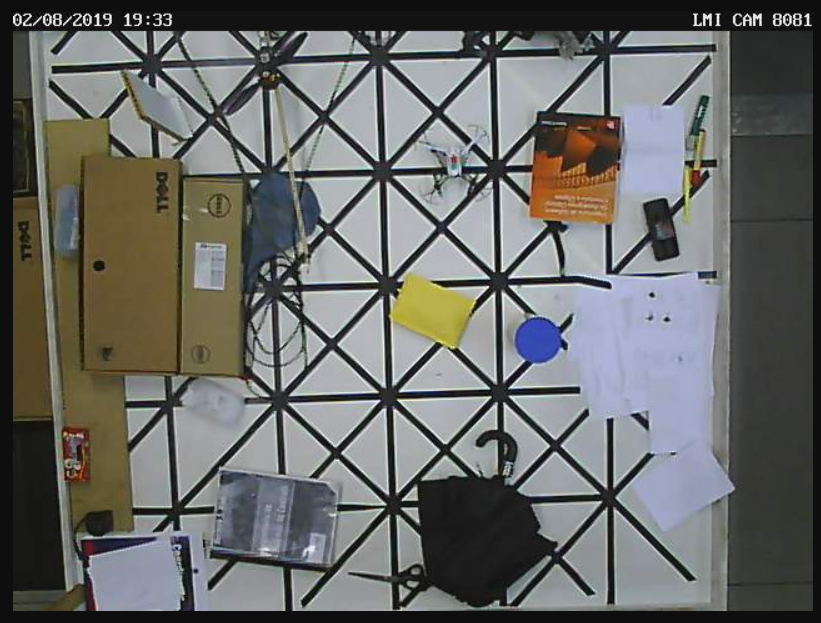
#> input picture pyparrot-master/img1.png, 821 x 623 px, given in place of video.mjpeg, which was not available
$ python cam_contour2.py
#> lines starting #> are read from the running program, lines starting #| are printed output that depends on the picture; after the words box and inside, x2 and y2 are one past the last pixel; in counts of white or black regions, pixels touching at a corner belong together; pictures that were not available may be replaced by others from this repository, and a replacement may not be noted
from __future__ import print_function
from imutils.video import WebcamVideoStream
from imutils.video import FPS
import argparse
import imutils
import numpy as np
import cv2
from time import sleep
import datetime
from threading import Thread

url = "http://192.168.0.81/img/video.mjpeg"
stream = WebcamVideoStream(src=url).start()
fps = FPS().start()
im_org = stream.read()
#> im_org is the input picture: shape (623, 821, 3); mean B, G, R 103.4, 105.7, 104.8

while(1):
	#le imagem

	im = stream.read()

	if(im_org.all != im.all):
		im_org = im
		#im = im[0:200,300:400]
		#im = cv2.resize(im,None,fx=3, fy=3, interpolation = cv2.INTER_CUBIC)

		#recorta imagem
		#im = im[0:480,0:300]

		#contorno de cor especifica apenas
		hsv = cv2.cvtColor(im, cv2.COLOR_BGR2HSV)
#> hsv: shape (623, 821, 3); mean H, S, V 67.7, 36.9, 112.1

		lower_red1 = np.array([0,50,50])
		upper_red1 = np.array([10,255,255])
		lower_red2 = np.array([172,100,100])
		upper_red2 = np.array([179,255,255])
		mask_red1 = cv2.inRange(hsv, lower_red1, upper_red1)
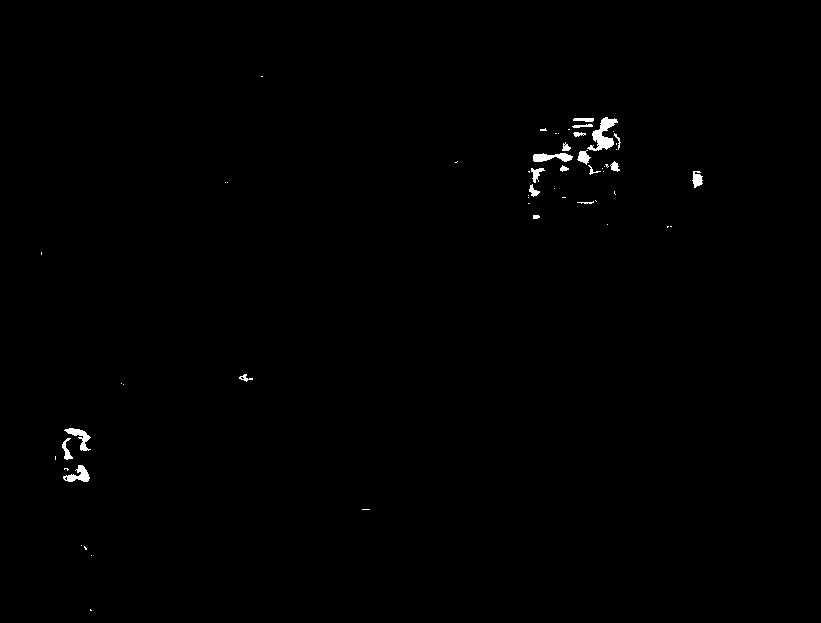
#> mask_red1: shape (623, 821); 0.44% white; 56 white regions (36 under 20 px), largest, box (x1, y1, x2, y2) and area: (587, 117, 618, 151) 457, (533, 153, 573, 162) 242, (63, 465, 90, 482) 229
		mask_red2 = cv2.inRange(hsv, lower_red2, upper_red2)
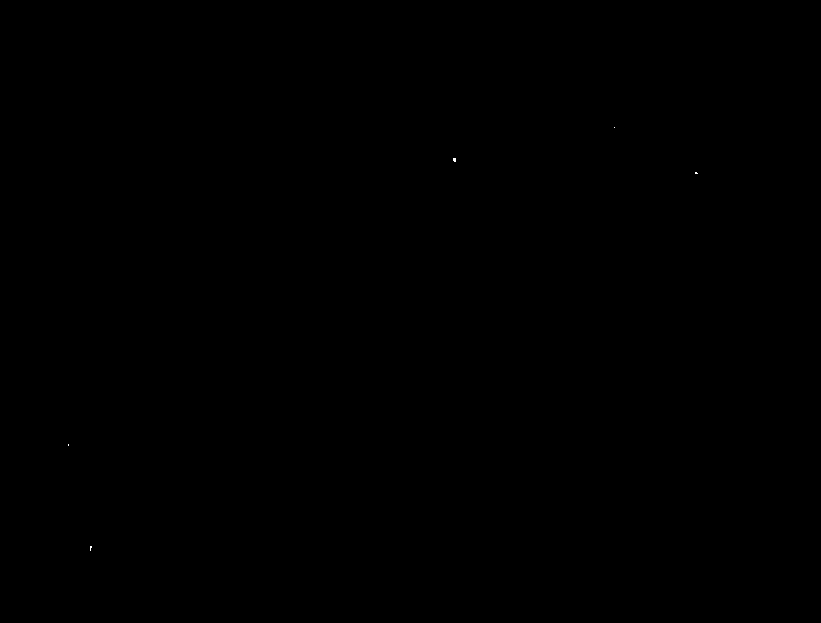
#> mask_red2: shape (623, 821); 0.01% white in thin lines or dots, all inside (x1, y1, x2, y2) = (68, 127, 698, 551)
		res_red1 = cv2.bitwise_and(im,im, mask= mask_red1)
		res_red2 = cv2.bitwise_and(im,im, mask= mask_red2)

		lower_blue = np.array([105,60,60])
		upper_blue = np.array([130,240,200])
		mask_blue = cv2.inRange(hsv, lower_blue, upper_blue)
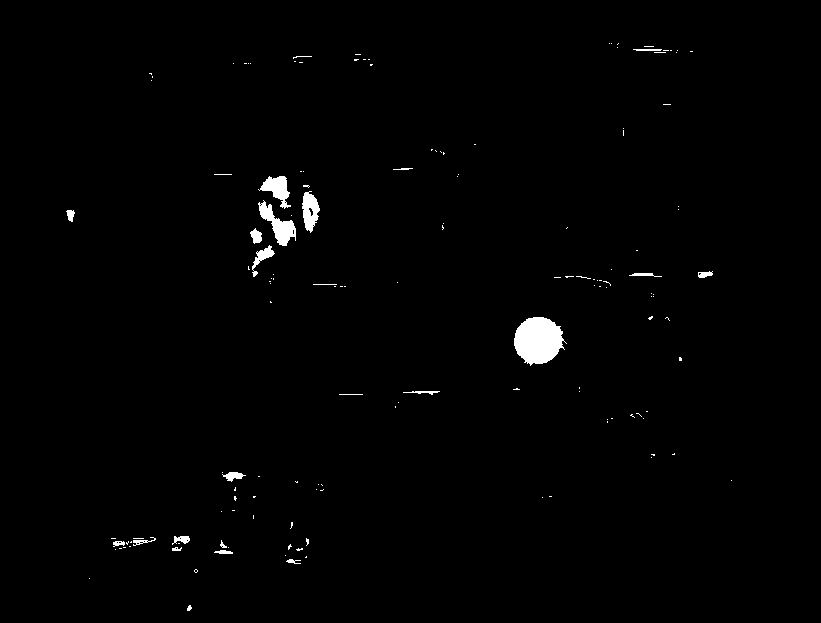
#> mask_blue: shape (623, 821); 1% white; 148 white regions (124 under 20 px), largest, box (x1, y1, x2, y2) and area: (514, 317, 567, 366) 1823, (258, 200, 296, 246) 675, (258, 176, 291, 209) 505
		res_blue = cv2.bitwise_and(im,im, mask= mask_blue)

		res_red = res_red1 + res_red2
		res = res_red

		#gray scale
		#imgray = cv2.cvtColor(im, cv2.COLOR_BGR2GRAY)
		imgray = cv2.cvtColor(res, cv2.COLOR_BGR2GRAY)

		#aplica threshold
		ret, thresh = cv2.threshold(imgray, 40, 240, 0)
#> thresh: shape (623, 821); values 0 (black) and 240 (white), 0.41% white; 65 white regions (43 under 20 px)

		#traca contornos
		contours, hierarchy = cv2.findContours(thresh, 1, 2)
#> contours = 82 contours, 67 with area under 20; largest, box (x1, y1, x2, y2) and area: (592, 117, 618, 150) 346, (66, 428, 91, 451) 164, (63, 465, 90, 482) 159, (533, 153, 554, 162) 100, (693, 172, 703, 188) 91

		#desenha contornos em cima da imagem original
		#cv2.drawContours(im, contours, -1, (0,255,0), 2)

		size_max = 0
		size_max2 = 0
		i_max = 0
		i_max2 = 0
		i=0

		if(len(contours)>0):
			for i in range(len(contours)):
				cnt = contours[i]
				size = cv2.arcLength(cnt,True)
				if size > size_max:
					size_max = size
					i_max = i
#> this loop made 82 passes
#> (cnt, size, size_max) on passes 2, 5: ([[86, 548], [86, 549]], 2, 2), ([[362, 509], [369, 509]], 14, 14)
#> (size, size_max) on passes 3, 12, 81: (9.41, 9.41), (114.6, 114.6), (136.1, 136.1)
#> after the loop, i_max = 80; size_max = 136.1

			# [6 lines of commented-out code are left out]

			cnt=contours[i_max]
#> cnt = contour of 77 points, box (x1, y1, x2, y2) (592, 117, 618, 150), area 346
			M = cv2.moments(cnt)
#> M = moments, m00 345.5, centre m10/m00, m01/m00 = (603.7, 133.6)
			if(M['m00']!=0):
				cx = int(M['m10']/M['m00']) #centroide
#> cx = 603
				cy = int(M['m01']/M['m00'])
#> cy = 133
				cv2.circle(im,(cx,cy),3,(0,0,255),3)
#> im: shape (623, 821, 3); 0.02% of pixels changed, all inside (x1, y1, x2, y2) = (598, 128, 609, 139)

		if(size_max>100):
			cv2.drawContours(im, cnt, -1, (0,255,0), 2)
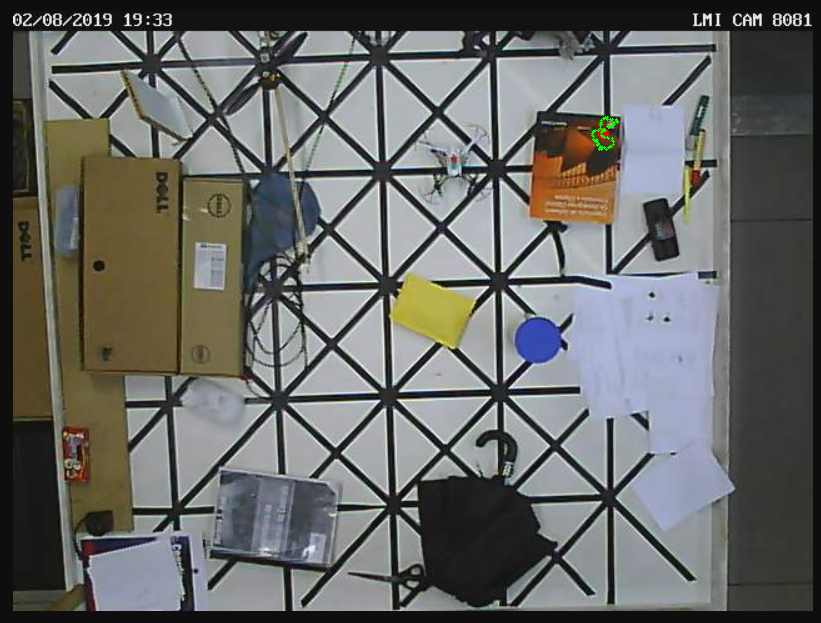
#> im: shape (623, 821, 3); mean B, G, R 103.4, 105.8, 104.8
			print("size: %.2f" % size_max)
#| size: 136.12
		# [11 lines of commented-out code are left out]
		cv2.imshow("res",res)
		cv2.imshow("thresh",thresh)
		cv2.imshow("imagem original",im)
		#cv2.imshow('partes coloridas',res)

		if(cv2.waitKey(30)!=-1):
#> (key Esc is pressed here)
			break

		fps.update()
		fps.stop()
		print("FPS: {:.2f}".format(fps.fps()))
		print("")

fps.stop()
print("[INFO] elasped time: {:.2f}".format(fps.elapsed()))
print("[INFO] approx. FPS: {:.2f}".format(fps.fps()))
# # do a bit of cleanup
# cv2.destroyAllWindows()
# vs.stop()
